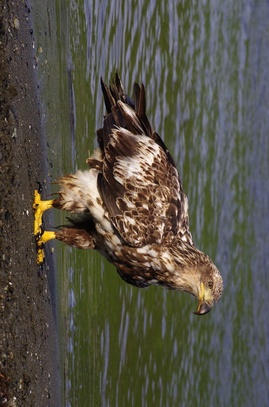
#> input picture 03_computer_vision/examples/images/eaglerot.jpg, 269 x 407 px, shrunk from 512 x 773 before the run
$ python 04_matches.py
#> lines starting #> are read from the running program, lines starting #| are printed output that depends on the picture
import numpy as np
import cv2 as cv
import matplotlib.pyplot as plt

img1 = cv.imread('images/eaglerot.jpg',cv.IMREAD_GRAYSCALE)          # queryImage
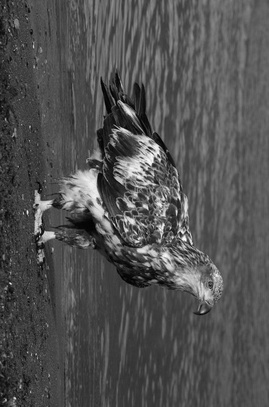
#> img1: shape (407, 269); min 0, max 254, mean 81.7
img1 = cv.GaussianBlur(img1, (3,3), 0)
img2 = cv.imread('images/rhino_eagle.jpg',cv.IMREAD_GRAYSCALE) # trainImage
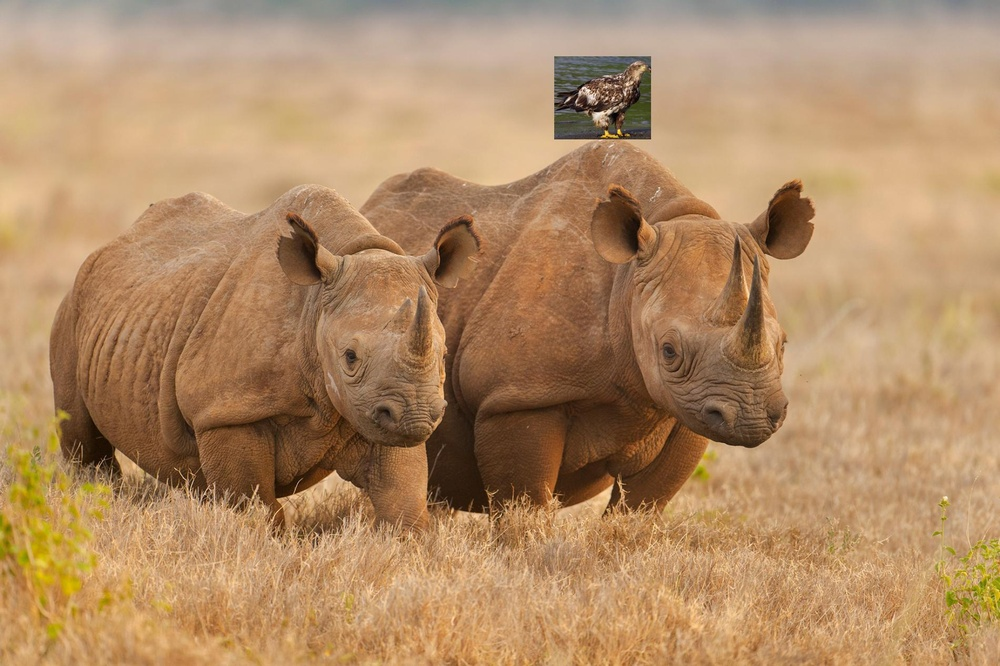
#> input picture 03_computer_vision/examples/images/rhino_eagle.jpg, 1000 x 666 px, shrunk from 1900 x 1266 before the run
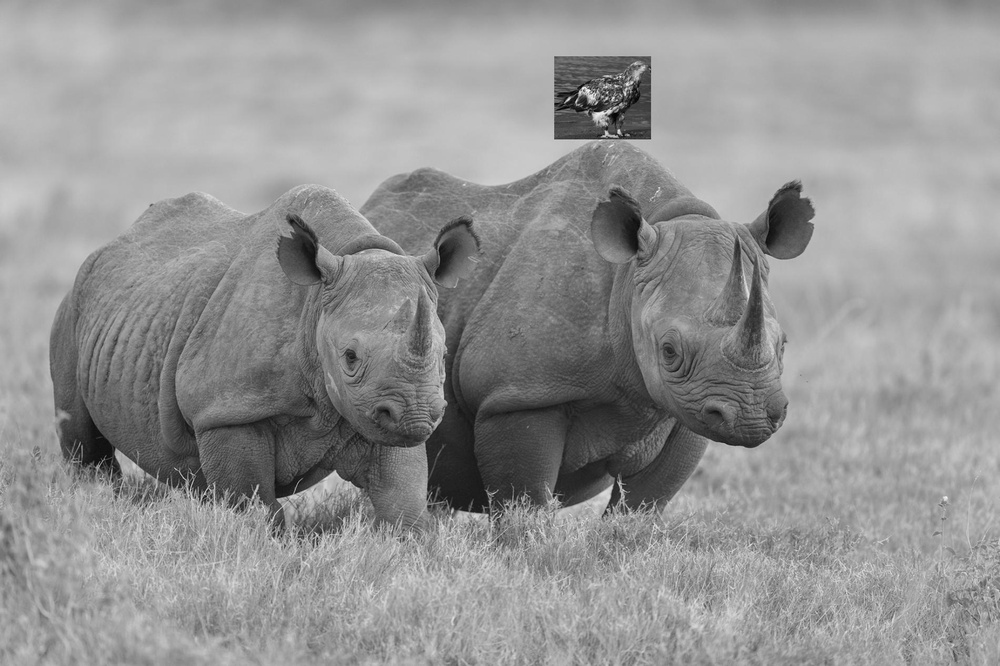
#> img2: shape (666, 1000); min 0, max 249, mean 146.8
img2 = cv.GaussianBlur(img2, (3,3), 0)

# Initiate ORB detector
orb = cv.ORB_create()
# find the keypoints and descriptors with ORB
kp1 = orb.detect(img1,None)
#> kp1 = 500 keypoints; strongest (x, y, size): (184, 239, 31), (156, 147, 53.6), (150, 163, 31), (150, 162, 37.2)
# compute the descriptors with ORB
kp1, des1 = orb.compute(img1, kp1)
# find the keypoints and descriptors with ORB
kp2 = orb.detect(img2,None)
#> kp2 = 500 keypoints; strongest (x, y, size): (594, 114, 53.6), (595, 114, 64.3), (593, 114, 44.6), (605, 112, 77.1)
# compute the descriptors with ORB
kp2, des2 = orb.compute(img2, kp2)

#kp2, des2 = orb.detectAndCompute(img2, None)

print (kp1, des1)
#> (printed output is left out)
print (kp2, des2)

# create BFMatcher object
bf = cv.BFMatcher(cv.NORM_HAMMING, crossCheck=True)
# Match descriptors.
matches = bf.match(des1,des2)
#> matches = 149 matches
# Sort them in the order of their distance.
matches = sorted(matches, key = lambda x:x.distance)
# Draw first 10 matches.
img3 = cv.drawMatches(img1,kp1,img2,kp2,matches[:10],None,flags=cv.DrawMatchesFlags_NOT_DRAW_SINGLE_POINTS)
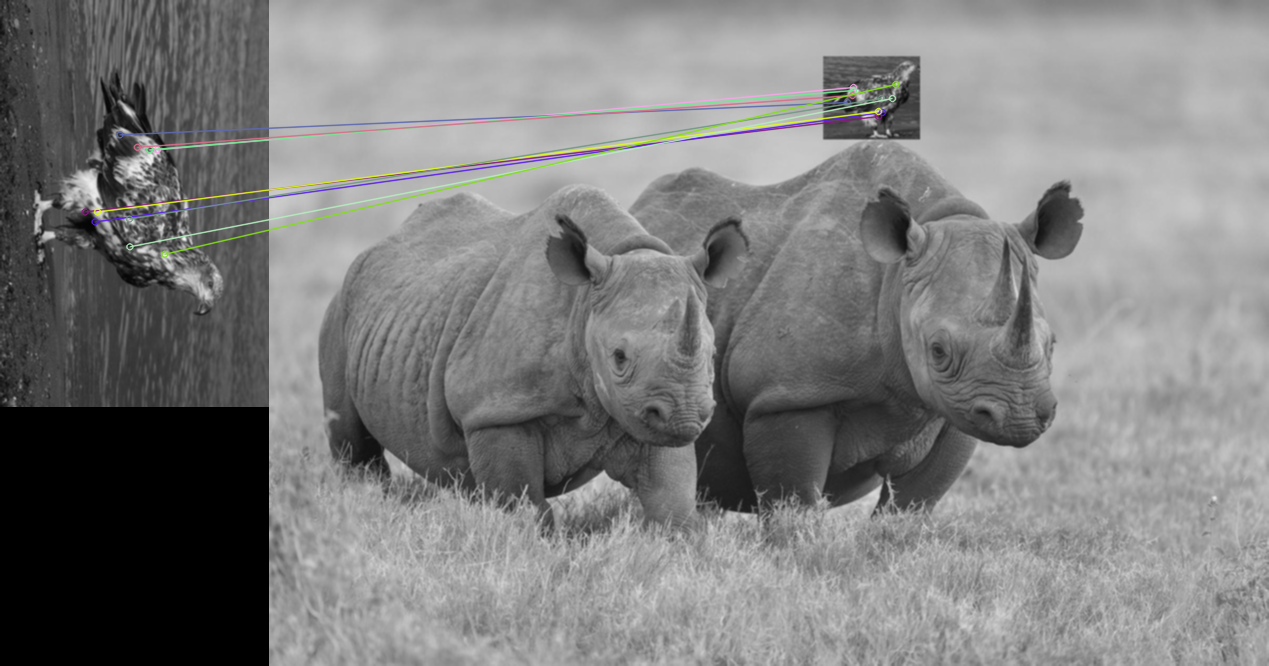
#> img3: shape (666, 1269, 3); mean of channels 0, 1, 2 126, 126.2, 126.2; drawn as B, G, R
plt.imshow(img3),plt.show()
